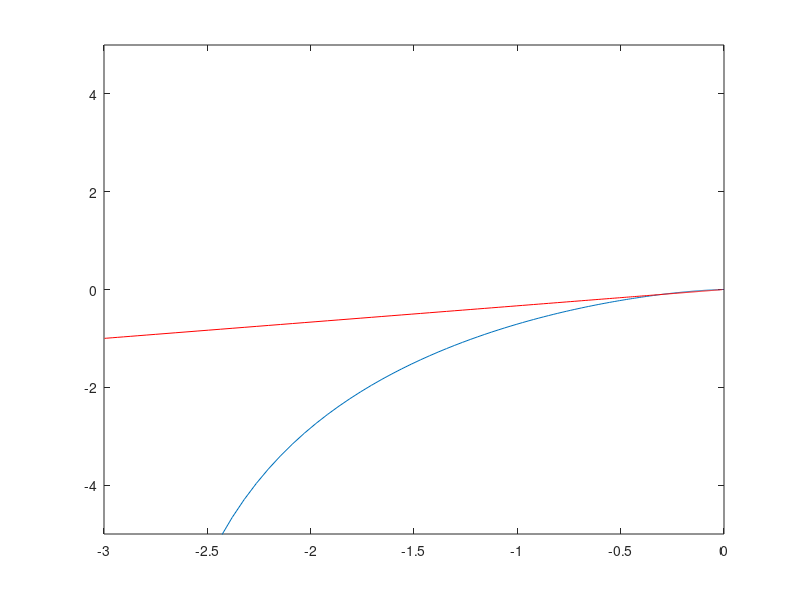

Recreate this plot in MATLAB.
clear 
close all

% sys = tf(1,[3 1 0]);

w = linspace(0,10,1000);
ReG = -3./(9*w.^2 + 1);
Im = (-1./(9*w.^3 + w));
ImG = w.*Im;

%% OR
Gs = 1./(1i*w.*(3*1i*w + 1));
ReGs = real(Gs);
ImGs = imag(Gs);

%%
figure(1)
    plot(ReGs,ImGs);
    hold on
    plot(ReG,ImG,'-r');
%     xlim([-0.5,0.1]);
    ylim([-5,5]);